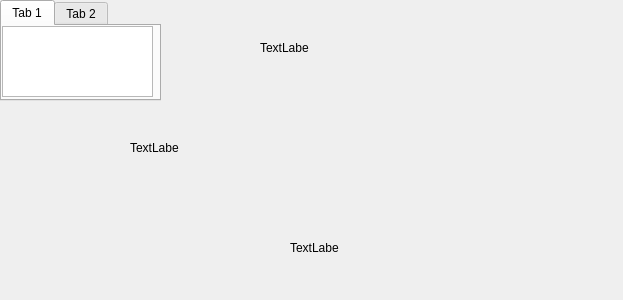
<?xml version="1.0" encoding="UTF-8"?>
<ui version="4.0">
 <class>Form</class>
 <widget class="QWidget" name="Form">
  <property name="geometry">
   <rect>
    <x>0</x>
    <y>0</y>
    <width>623</width>
    <height>300</height>
   </rect>
  </property>
  <property name="windowTitle">
   <string>Form</string>
  </property>
  <widget class="QLabel" name="label">
   <property name="geometry">
    <rect>
     <x>260</x>
     <y>40</y>
     <width>49</width>
     <height>16</height>
    </rect>
   </property>
   <property name="text">
    <string>TextLabel</string>
   </property>
  </widget>
  <widget class="QLabel" name="label_2">
   <property name="geometry">
    <rect>
     <x>290</x>
     <y>240</y>
     <width>49</width>
     <height>16</height>
    </rect>
   </property>
   <property name="text">
    <string>TextLabel</string>
   </property>
  </widget>
  <widget class="QLabel" name="label_3">
   <property name="geometry">
    <rect>
     <x>130</x>
     <y>140</y>
     <width>49</width>
     <height>16</height>
    </rect>
   </property>
   <property name="text">
    <string>TextLabel</string>
   </property>
  </widget>
  <widget class="QTabWidget" name="tabWidget">
   <property name="geometry">
    <rect>
     <x>0</x>
     <y>0</y>
     <width>161</width>
     <height>101</height>
    </rect>
   </property>
   <widget class="QWidget" name="tab">
    <attribute name="title">
     <string>Tab 1</string>
    </attribute>
    <widget class="QTreeView" name="treeView">
     <property name="geometry">
      <rect>
       <x>0</x>
       <y>0</y>
       <width>151</width>
       <height>71</height>
      </rect>
     </property>
    </widget>
   </widget>
   <widget class="QWidget" name="tab_2">
    <attribute name="title">
     <string>Tab 2</string>
    </attribute>
   </widget>
  </widget>
 </widget>
 <resources/>
 <connections/>
</ui>
